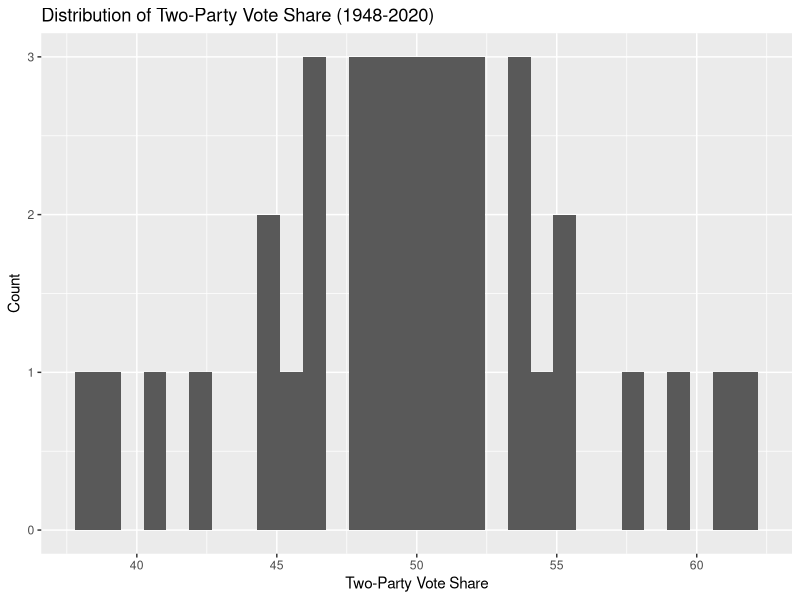
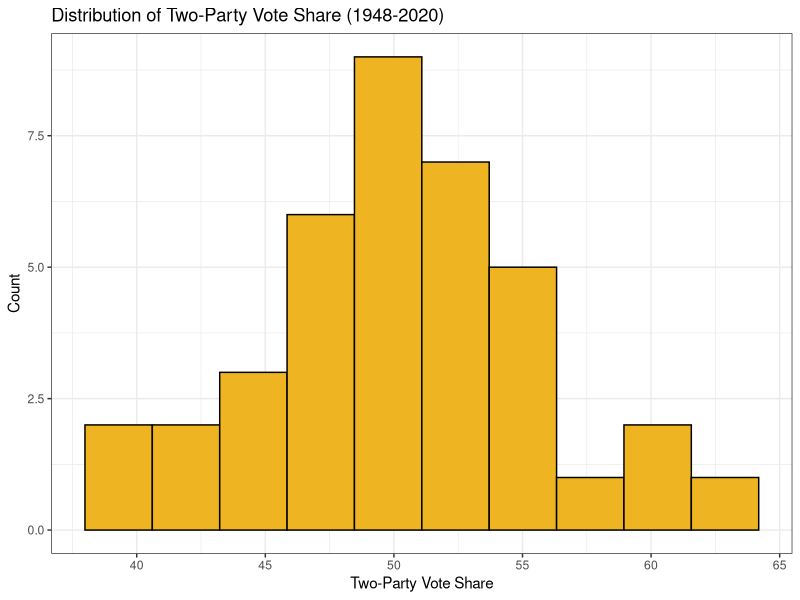
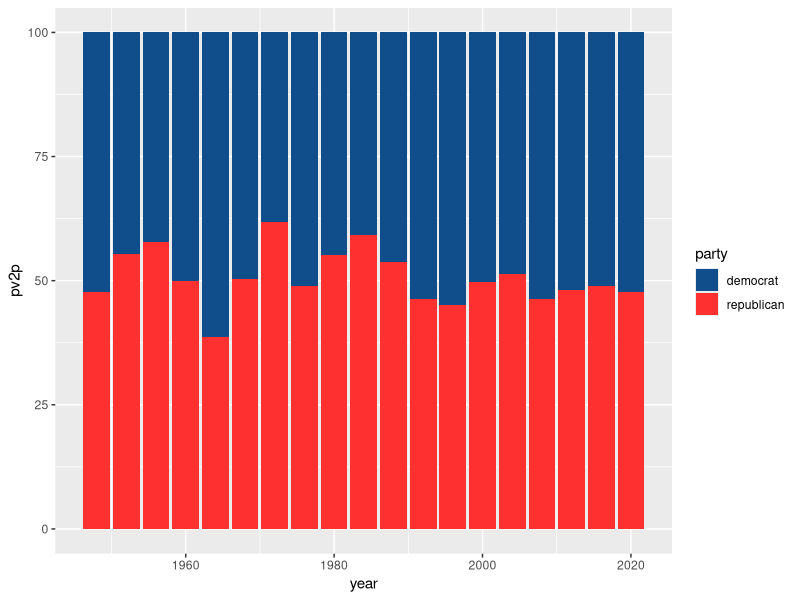
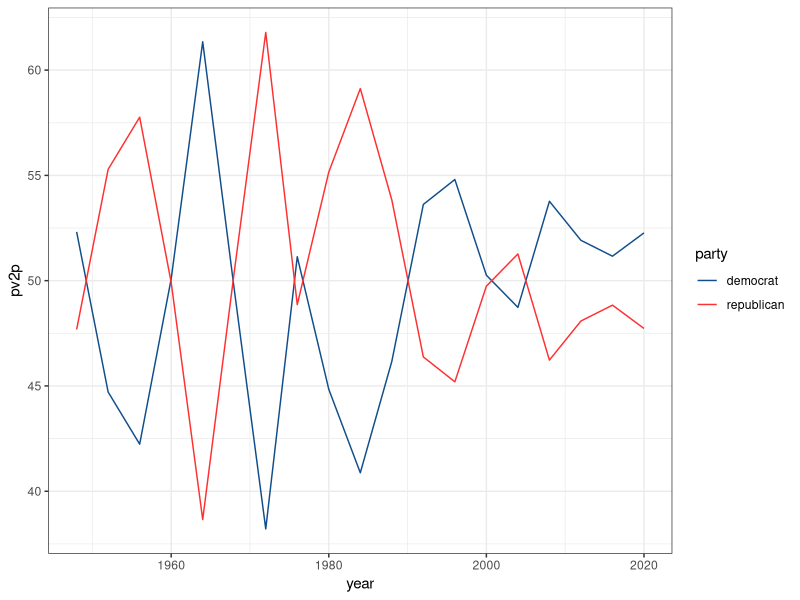
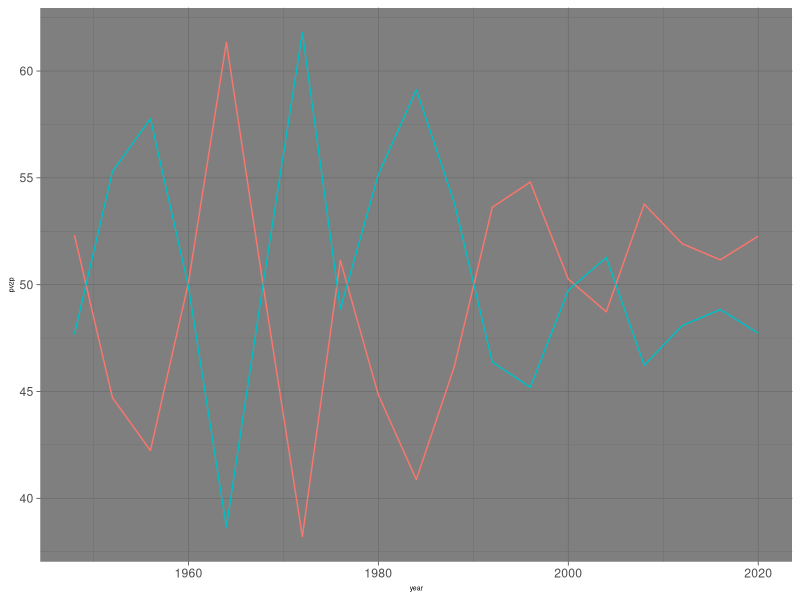
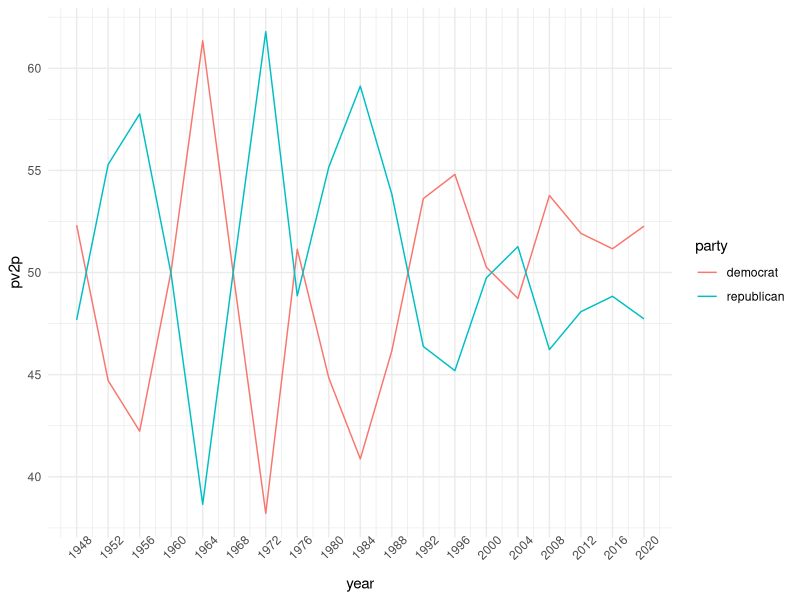
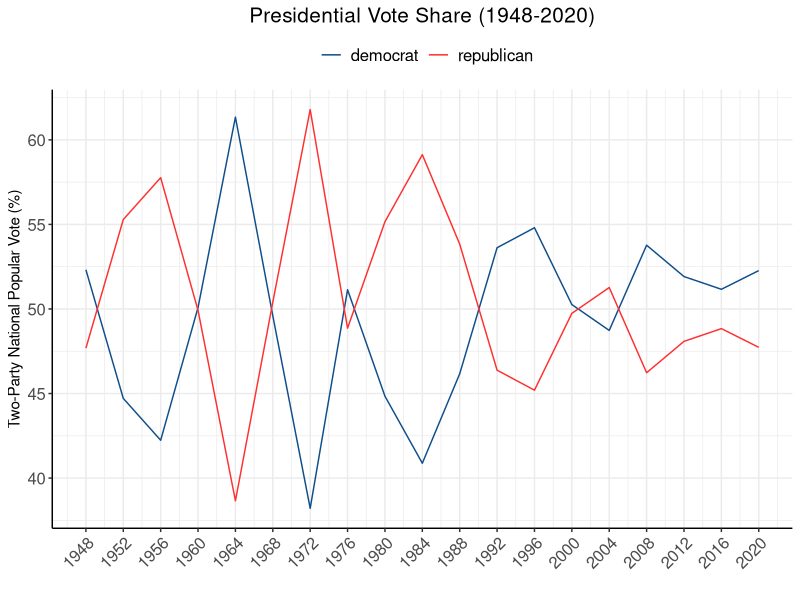
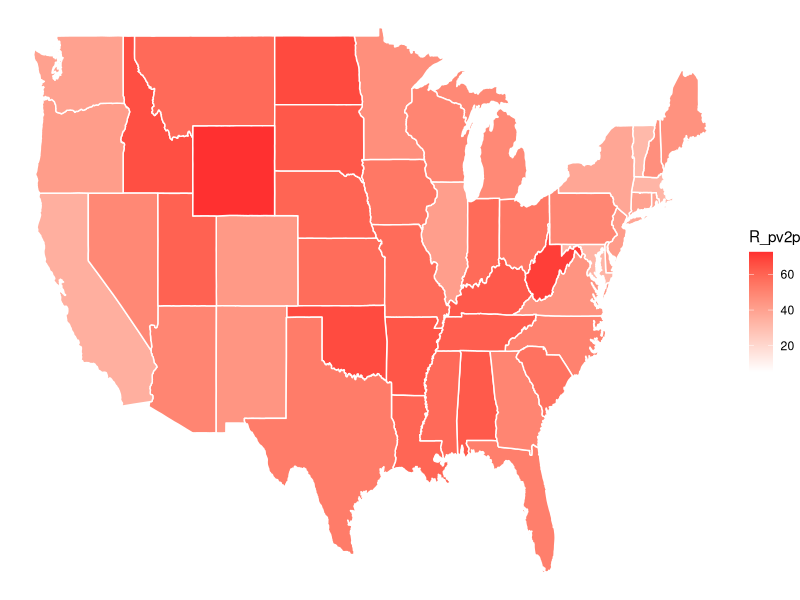

Generate these figures, in order, with R: (Note: this script raises an error after producing the figures.)
#' @title GOV 1347: Introductory Blog Post/Laboratory Session
#' @author Matthew E. Dardet
#' @date August 29, 2024

####----------------------------------------------------------#
#### Preamble
####----------------------------------------------------------#

# Load libraries.
## install via `install.packages("name")`
library(ggplot2)
library(maps)
library(tidyverse)

## set working directory here
# setwd("~")

####----------------------------------------------------------#
#### Read and clean presidential popular vote.
####----------------------------------------------------------#

# Read presidential popular vote. 
d_popvote <- read_csv("data/popvote_1948-2020.csv")

# Subset data to most recent past election year. 
d_popvote |> 
  filter(year == 2020) |> 
  select(party, candidate, pv2p)

# Pivot data to wide format with party names as columns and two-party vote share as values.
(d_popvote_wide <- d_popvote |>
  select(year, party, pv2p) |>
  pivot_wider(names_from = party, values_from = pv2p))

# Modify winner column to show "D" if Democrats win and "R" if Republicans win. 
(d_popvote_wide <- d_popvote_wide |> 
  mutate(winner = case_when(democrat > republican ~ "D",
                            TRUE ~ "R")))

# Summarize data with respect to winners. 
d_popvote_wide |> 
  group_by(winner) |>
  summarise(races = n())

####----------------------------------------------------------#
#### Visualize trends in national presidential popular vote. 
####----------------------------------------------------------#

# Example: bad histogram; unpleasant bin width and fill!
ggplot(d_popvote, aes(x = pv2p)) + 
    geom_histogram() + 
    labs(x = "Two-Party Vote Share", 
         y = "Count", 
         title = "Distribution of Two-Party Vote Share (1948-2020)")

# Example: better histogram.
ggplot(d_popvote, aes(x = pv2p)) + 
  geom_histogram(bins = 10, color = "black", fill = "goldenrod2") + 
  theme_bw() +
  labs(x = "Two-Party Vote Share", 
       y = "Count", 
       title = "Distribution of Two-Party Vote Share (1948-2020)")

# Example: barplot (+ custom colors).
ggplot(d_popvote, aes(x = year, y = pv2p, fill = party)) +
    geom_bar(stat = "identity") +
    scale_fill_manual(values = c("dodgerblue4", "firebrick1")) 

# Example: lineplot (+ custom colors + nicer theme).
ggplot(d_popvote, aes(x = year, y = pv2p, colour = party)) +
    geom_line() +
    scale_color_manual(values = c("dodgerblue4", "firebrick1")) + 
    theme_bw()

# Example: bad line plot; opaque background, "too much ink", no legend, small font. Yuck! 
ggplot(d_popvote, aes(x = year, y = pv2p, colour = party)) +
    geom_line(stat = "identity") + 
    theme_dark() +
    theme(legend.position = "none", axis.title = element_text(size = 5))

# Example: good line plot: high contrast, "minimal ink", legend, detailed x-ticks, larger font.
ggplot(d_popvote, aes(x = year, y = pv2p, colour = party)) +
    geom_line(stat = "identity") + 
    scale_x_continuous(breaks = seq(1948, 2020, 4)) +
    theme_minimal() +
    theme(axis.text.x = element_text(angle = 45))

# Example: excellent plot; "pretty" customized theme.
my_pretty_theme <- theme_bw() + 
    theme(panel.border = element_blank(),
          plot.title = element_text(size = 15, hjust = 0.5), 
          axis.text.x = element_text(angle = 45, hjust = 1),
          axis.text = element_text(size = 12),
          strip.text = element_text(size = 18),
          axis.line = element_line(colour = "black"),
          legend.position = "top",
          legend.text = element_text(size = 12))

ggplot(d_popvote, aes(x = year, y = pv2p, colour = party)) +
    geom_line(stat = "identity") +
    scale_color_manual(values = c("dodgerblue4", "firebrick1"), name = "") +
    xlab("") + ## no need to label an obvious axis
    ylab("Two-Party National Popular Vote (%)") +
    ggtitle("Presidential Vote Share (1948-2020)") + 
    scale_x_continuous(breaks = seq(1948, 2020, 4)) +
    my_pretty_theme

# Save last displayed plot.
ggsave("figures/PV_national_historical.png", height = 4, width = 8)

####----------------------------------------------------------#
#### State-by-state map of presidential popular votes.
####----------------------------------------------------------#

# Sequester shapefile of states from `maps` library.
states_map <- map_data("state")
unique(states_map$region)

# Read/clean/merge state popular vote. 
# Create wide version of dataset that can be used to compare candidate votes with one another. 
d_pvstate <- read_csv("data/state_2pv_1948_2020.csv")
colnames(d_pvstate)

d_pvstate_wide <- d_pvstate |> 
  select(-c(candidate, state_fips)) |> 
  rename(pv = vote_share,
         pv2p = two_party_vote_share) |>
  mutate(party_simple = case_when(party == "Democrat" ~ "D", 
                                  .default = "R")) |>
  pivot_wider(names_from = party_simple, values_from = c(pv, pv2p)) |> 
  select(-c(party, candidatevotes, totalvotes, two_party_votes)) |> 
  group_by(year, state) |> 
  summarize_all(function(x) x[!is.na(x)]) |> 
  rename(D_pv = pv_D, R_pv = pv_R, D_pv2p = pv2p_D, R_pv2p = pv2p_R) |> 
  arrange(year) |> 
  group_by(state) |> 
  mutate(D_pv_lag1 = lag(D_pv, 1),
         R_pv_lag1 = lag(R_pv, 1),
         D_pv2p_lag1 = lag(D_pv2p, 1),
         R_pv2p_lag1 = lag(R_pv2p, 1), 
         D_pv_lag2 = lag(D_pv, 2), 
         R_pv_lag2 = lag(R_pv, 2),
         D_pv2p_lag2 = lag(D_pv2p, 2),
         R_pv2p_lag2 = lag(R_pv2p, 2)) 

write_csv(d_pvstate_wide, 
          "data/clean_wide_state_2pv_1948_2020.csv") # Output widened dataset for use by the class. 

d_pvstate_wide$region <- tolower(d_pvstate_wide$state)

pv_map <- d_pvstate_wide |>
  filter(year == 2020) |>
  left_join(states_map, by = "region")

# Generate map of two-party vote share for Republican candidates. 
pv_map |> # N.B. You can pipe (|>) data directly into `ggplot()`!
  ggplot(aes(long, lat, group = group)) +
  geom_polygon(aes(fill = R_pv2p), color = "white")+
  scale_fill_gradient(low = "white", high = "firebrick1") +
  theme_void()

# Generate map of state winners using their vote count. 
pv_win_map <- d_pvstate_wide |>
    filter(year == 2020) |>
    left_join(states_map, by = "region") |>
    mutate(winner = ifelse(R_pv > D_pv, "republican", "democrat"))

ggplot(pv_win_map, aes(long, lat, group = group)) +
    geom_polygon(aes(fill = winner), color = "black") +
    scale_fill_manual(values=c("dodgerblue4", "firebrick1")) +
    theme_void()

# Generate map of win-margins.
pv_margins_map <- d_pvstate_wide |>
    filter(year == 2020) |>
    left_join(states_map, by = "region") |>
    mutate(win_margin = (R_pv2p-D_pv2p))

ggplot(pv_margins_map, aes(long, lat, group = group)) +
       geom_polygon(aes(fill = win_margin), color = "black") +
       scale_fill_gradient2(high = "firebrick1", 
                            mid = "white",
                            name = "win margin",
                            low = "dodgerblue4", 
                            breaks = c(-50,-25,0,25,50), 
                            limits=c(-50,50)) +
    theme_void()

# Make grid version of maps. 
d_pvstate_wide |>
    filter(year >= 1980) |>
    left_join(states_map, by = "region") |>
    mutate(winner = ifelse(R_pv > D_pv, "republican", "democrat")) |>
    
    ggplot(aes(long, lat, group = group)) +
    facet_wrap(facets = year ~.) + ## specify a grid by year
    geom_polygon(aes(fill = winner), color = "white") +
    scale_fill_manual(values = c("dodgerblue4", "firebrick1")) +
    theme_void() +
    ggtitle("Presidential Vote Share by State (1980-2020)") + 
    theme(strip.text = element_text(size = 12),
          aspect.ratio=1)

ggsave("figures/PV_states_historical.png")

####----------------------------------------------------------#
#### Forecast: simplified electoral cycle model. 
####----------------------------------------------------------#

# Create prediction (pv2p and margin) based on simplified electoral cycle model: 
# vote_2024 = 3/4*vote_2020 + 1/4*vote_2016 (lag1, lag2, respectively). 
pv2p_2024_states <- d_pvstate_wide |> 
    filter(year == 2020) |>
    group_by(state) |> 
  summarise(D_pv2p_2024 = 0.75*D_pv2p + 0.25*D_pv2p_lag1,
            R_pv2p_2024 = 0.75*R_pv2p + 0.25*R_pv2p_lag1) |>
  mutate(pv2p_2024_margin = R_pv2p_2024 - D_pv2p_2024,
         region = tolower(state))

# Plot the margin of victory in a U.S. state map.
pv2p_2024_states |>
    left_join(states_map, by = "region") |>
    ggplot(aes(long, lat, group = group)) +
    geom_polygon(aes(fill = pv2p_2024_margin), color = "black") +
    ggtitle("2024 Presidential Forecast (Simplified Electoral Cycle Model)") + 
    scale_fill_gradient2(high = "firebrick1", 
                         mid = "white",
                         name = "win margin",
                         low = "dodgerblue4", 
                         breaks = c(-50,-25,0,25,50), 
                         limits=c(-50,50)) + 
  theme_void()

ggsave("figures/PV2024_simple_forecast.png")

# Generate projected state winners and merge with electoral college votes to make 
# summary of electoral college vote distributions. 
pv2p_2024_states <- pv2p_2024_states |>
    mutate(winner = ifelse(R_pv2p_2024 > D_pv2p_2024, "R", "D"),
           year = 2024)

ec <- read_csv("data/ec_full.csv")
ec[which(ec$state == "D.C."),]$state <- "District Of Columbia"
write_csv(ec, "data/ec_full.csv")

pv2p_2024_states <- pv2p_2024_states |>
    left_join(ec, by = c("state", "year"))

pv2p_2024_states |> 
    group_by(winner) |>
    summarise(electoral_votes = sum(electors))

## Harris: 276
## Trump: 262

####----------------------------------------------------------#
#### Forecast: past vote OLS models. 
####----------------------------------------------------------#

# OLS Model 1:
# Estimate simple/bivariate OLS models using previous cycle's vote share.
ols.D.1 <- lm(D_pv2p ~ D_pv2p_lag1, 
              data = d_pvstate_wide)
ols.R.1 <- lm(R_pv2p ~ R_pv2p_lag1, 
              data = d_pvstate_wide)
summary(ols.D.1); summary(ols.R.1)

# Make updated pv2p and ec predictions based on this model using 2020 (last cycle's) vote share.
ols.pred.data <- d_pvstate_wide |> 
  filter(year == 2020) |> 
  select(state, D_pv2p, R_pv2p, D_pv2p_lag1, R_pv2p_lag1) |> 
  rename(D_pv2p_lag2 = D_pv2p_lag1,
         R_pv2p_lag2 = R_pv2p_lag1, 
         D_pv2p_lag1 = D_pv2p, 
         R_pv2p_lag1 = R_pv2p) |> 
  arrange(state)

pred.ols.D.1 <- predict(ols.D.1, newdata = data.frame("D_pv2p_lag1" =  ols.pred.data$D_pv2p_lag1))
pred.ols.R.1 <- predict(ols.R.1, newdata = data.frame("R_pv2p_lag1" =  ols.pred.data$R_pv2p_lag1))

ols.pred.1 <- data.frame("state" = pv2p_2024_states$state, 
                         "year" = 2024,
                         "D_pv2p_2024" = pred.ols.D.1, 
                         "R_pv2p_2024" = pred.ols.R.1) |> 
  mutate(pv2p_2024_margin = R_pv2p_2024 - D_pv2p_2024, 
         winner = ifelse(R_pv2p_2024 > D_pv2p_2024, "R", "D")) |> 
  left_join(ec, by = c("state", "year"))

ols.pred.1 |>
  group_by(winner) |>
  summarise(electoral_votes = sum(electors))

# Harris: 226
# Trump: 312

# OLS Model 2:
# Estimate multivariate OLS models using one and two-cycle-lagged vote share variables. 
ols.D.2 <- lm(D_pv2p ~ D_pv2p_lag1 + D_pv2p_lag2, 
              data = d_pvstate_wide)
ols.R.2 <- lm(R_pv2p ~ R_pv2p_lag1 + R_pv2p_lag2,
              data = d_pvstate_wide)
summary(ols.D.2); summary(ols.R.2)

# Make updated pv2p and ec based on this model using 2020 (last cycle's) and 2016 (two cycle's ago) vote share. 
pred.ols.D.2 <- predict(ols.D.2, newdata = data.frame("D_pv2p_lag1" =  ols.pred.data$D_pv2p_lag1, 
                                                      "D_pv2p_lag2" =  ols.pred.data$D_pv2p_lag2))
pred.ols.R.2 <- predict(ols.R.2, newdata = data.frame("R_pv2p_lag1" =  ols.pred.data$R_pv2p_lag1,
                                                      "R_pv2p_lag2" =  ols.pred.data$R_pv2p_lag2))

ols.pred.2 <- data.frame("state" = pv2p_2024_states$state,
                         "year" = 2024,
                         "D_pv2p_2024" = pred.ols.D.2, 
                         "R_pv2p_2024" = pred.ols.R.2) |> 
  mutate(pv2p_2024_margin = R_pv2p_2024 - D_pv2p_2024, 
         winner = ifelse(R_pv2p_2024 > D_pv2p_2024, "R", "D")) |> 
  left_join(ec, by = c("state", "year"))

ols.pred.2 |>
  group_by(winner) |>
  summarise(electoral_votes = sum(electors))

# Harris: 247
# Trump: 291

# Extras: 
# These results seem pretty different than the electoral cycle model. 
# What would happen if we ran a different prediction model for each state without an intercept? 
# This is known as "regression through the origin," and may be appropriate when we expect that Y = 0 when X = 0. 
# See, e.g., https://onlinelibrary-wiley-com.ezp-prod1.hul.harvard.edu/doi/full/10.1111/1467-9639.00136. 
# For example, if the GOP in a previous election cycle received 0 votes last cycle, why would we expect them to have more votes this cycle? 
state.vec <- unique(d_pvstate_wide$state) |> sort()
state.mod.preds <- data.frame("state" = state.vec,
                              "year" = 2024, 
                              "D_pv2p_2024" = NA,
                              "R_pv2p_2024" = NA)

for (i in 1:length(state.vec)) {
  d_sub <- d_pvstate_wide[d_pvstate_wide$state == state.vec[i],]
  state.ols.D <- lm(D_pv2p ~ 0 + D_pv2p_lag1 + D_pv2p_lag2, 
                      data = d_sub)
  state.ols.R <- lm(R_pv2p ~ 0 + R_pv2p_lag1 + R_pv2p_lag2, 
                      data = d_sub)
  
  state.pred.data <- d_sub |> 
    filter(year == 2020) |> 
    ungroup() |> 
    select(D_pv2p, R_pv2p, D_pv2p_lag1, R_pv2p_lag1) |> 
    rename(D_pv2p_lag2 = D_pv2p_lag1,
           R_pv2p_lag2 = R_pv2p_lag1, 
           D_pv2p_lag1 = D_pv2p, 
           R_pv2p_lag1 = R_pv2p)
  
  state.mod.preds[i,]$D_pv2p_2024 <- predict(state.ols.D, newdata = data.frame("D_pv2p_lag1" =  state.pred.data$D_pv2p_lag1, 
                                                                               "D_pv2p_lag2" =  state.pred.data$D_pv2p_lag2))
  state.mod.preds[i,]$R_pv2p_2024 <- predict(state.ols.R, newdata = data.frame("R_pv2p_lag1" =  state.pred.data$R_pv2p_lag1,
                                                                               "R_pv2p_lag2" =  state.pred.data$R_pv2p_lag2))
}

state.mod.preds <- state.mod.preds |> 
  mutate(pv2p_2024_margin = R_pv2p_2024 - D_pv2p_2024, 
         winner = ifelse(R_pv2p_2024 > D_pv2p_2024, "R", "D")) |> 
  left_join(ec, by = c("state", "year"))

state.mod.preds |>
  group_by(winner) |>
  summarise(electoral_votes = sum(electors))

# Harris: 287
# Trump: 251

# Why might these models produce different results?
state.vec[which((pv2p_2024_states |> select(winner)) != 
                  (state.mod.preds |> select(winner)))]

# Models disagree about one state: the swing state of Arizona! 
pv2p_2024_states |> filter(state %in% c("Arizona"))
state.mod.preds |> filter(state %in% c("Arizona"))

# Influence of time in each estimator/form --> different weights on lagged votes. 
# May not want to use every year in subsequent analyses. 

# If you're up for a challenge, try plotting the margins from state model as a hexbin map! 
# https://r-graph-gallery.com/328-hexbin-map-of-the-usa.html
# (If not, don't worry about it!)
library(sf)
library(RColorBrewer)
library(viridis)

# Read US hexgrid data. 
us_hexgrid <- read_sf("data/us_states_hexgrid.geojson") |> 
  mutate(google_name = gsub(" \\(United States\\)", "", google_name))
us_hexgrid[us_hexgrid$google_name == "District of Columbia",]$google_name <- "District Of Columbia"

# Merge state predictions with hexgrid data.
state.mod.preds.hex <- us_hexgrid |> 
  left_join(state.mod.preds, by = c("google_name" = "state"))


ggplot(state.mod.preds.hex) +
  geom_sf(aes(fill = pv2p_2024_margin)) +
  geom_sf_text(aes(label = iso3166_2), color = "black", size = 3, alpha = 0.6) +
  scale_fill_gradient2(high = "firebrick1", 
                       mid = "white",
                       name = "win margin",
                       low = "dodgerblue4", 
                       breaks = c(-50,-25,0,25,50), 
                       limits=c(-50,50)) +
  ggtitle("2024 Presidential Forecast (Cycle-Lagged Vote Shares Model)") + 
  theme_void() + 
  theme(
    legend.position = c(0.07, 0.55),
    text = element_text(color = "#22211d"),
    plot.background = element_rect(fill = "#f5f5f2", color = NA),
    panel.background = element_rect(fill = "#f5f5f2", color = NA),
    legend.background = element_rect(fill = "#f5f5f2", color = NA),
    plot.title = element_text(
      size = 22, hjust = 0.5, color = "#4e4d47",
      margin = margin(b = -0.1, t = 0.4, l = 2, unit = "cm")
    )
  )

ggsave("figures/PV2024_OLS_forecast.png")

####----------------------------------------------------------#
